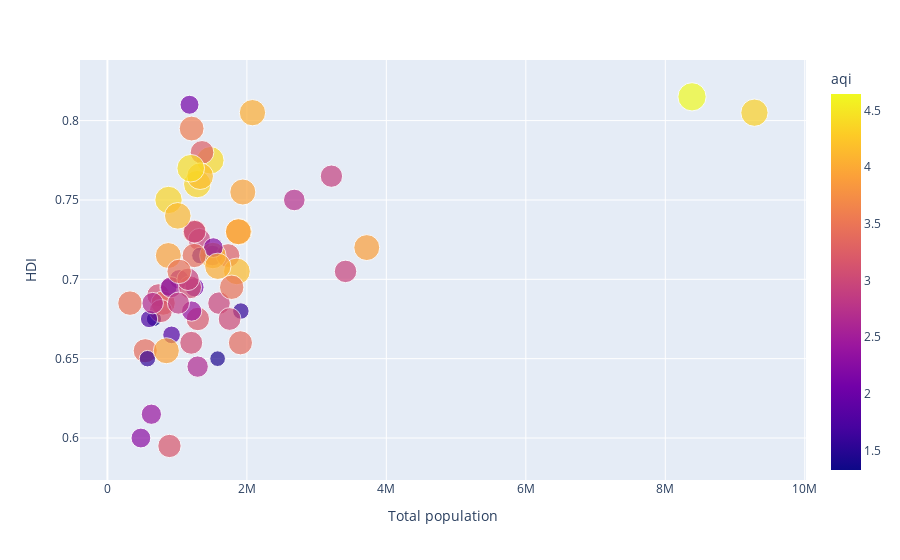

This figure's notebook cell:
### Markdown cell above
__Visualize__

### Code cell
fig = px.scatter(avg_data, x='Total population', y='HDI', size='aqi', 
                 size_max=20, color='aqi', hover_name='location')
fig.show()

### Figure 1 — Plotly figure (JSON) as saved in the notebook; plotly's stock layout.template omitted (floating-point values rounded to 4 significant figures)
{"data": [{"hovertemplate": "<b>%{hovertext}</b><br><br>Total population=%{x}<br>HDI=%{y}<br>aqi=%{marker.color}<extra></extra>", "hovertext": ["An Giang", "Ba Ria - Vung Tau", "Bac Giang", "Bac Kan", "Bac Lieu", "Bac Ninh", "Ben Tre", "Binh Dinh", "Binh Duong", "Binh Phuoc", "Binh Thuan", "Ca Mau", "Can Tho", "Cao Bang", "Da Nang", "Dak Lak", "Dak Nong", "Dien Bien", "Dong Nai", "Dong Thap", "Gia Lai", "Ha Giang", "Ha Nam", "Ha Noi", "Ha Tinh", "Hai Duong", "Hai Phong", "Hau Giang", "Hoa Binh", "Hung Yen", "Khanh Hoa", "Kien Giang", "Kon Tum", "Lai Chau", "Lam Dong", "Lang Son", "Lao Cai", "Long An", "Nam Dinh", "Nghe An", "Ninh Binh", "Ninh Thuan", "Phu Tho", "Phu Yen", "Quang Binh", "Quang Nam", "Quang Ngai", "Quang Ninh", "Quang Tri", "Soc Trang", "Son La", "TP. Ho Chi Minh", "Tay Ninh", "Thai Binh", "Thai Nguyen", "Thanh Hoa", "Thua Thien - Hue", "Tien Giang", "Tra Vinh", "Tuyen Quang", "Vinh Long", "Vinh Phuc", "Yen Bai"], "legendgroup": "", "marker": {"color": [3.389, 2.098, 4.096, 3.489, 1.816, 4.396, 3.191, 2.452, 2.72, 2.212, 2.122, 2.39, 3.339, 3.401, 3.589, 1.581, 1.328, 2.387, 2.902, 2.964, 1.429, 3.159, 4.363, 4.646, 2.957, 3.945, 4.029, 3.069, 3.923, 4.363, 2.993, 3.018, 1.57, 2.284, 1.606, 3.409, 3.124, 3.273, 4.15, 2.942, 4.12, 1.736, 4.098, 1.761, 2.598, 2.251, 3.435, 3.255, 2.688, 3.069, 2.652, 4.327, 3.067, 3.908, 4.154, 3.912, 2.926, 3.471, 2.846, 4.03, 3.478, 4.429, 3.938], "coloraxis": "coloraxis", "size": [3.389, 2.098, 4.096, 3.489, 1.816, 4.396, 3.191, 2.452, 2.72, 2.212, 2.122, 2.39, 3.339, 3.401, 3.589, 1.581, 1.328, 2.387, 2.902, 2.964, 1.429, 3.159, 4.363, 4.646, 2.957, 3.945, 4.029, 3.069, 3.923, 4.363, 2.993, 3.018, 1.57, 2.284, 1.606, 3.409, 3.124, 3.273, 4.15, 2.942, 4.12, 1.736, 4.098, 1.761, 2.598, 2.251, 3.435, 3.255, 2.688, 3.069, 2.652, 4.327, 3.067, 3.908, 4.154, 3.912, 2.926, 3.471, 2.846, 4.03, 3.478, 4.429, 3.938], "sizemode": "area", "sizeref": 0.01161, "symbol": "circle"}, "mode": "markers", "name": "", "orientation": "v", "showlegend": false, "type": "scatter", "x": [1908000.0, 1177000.0, 1883000.0, 324000.0, 920200.0, 1476000.0, 1297000.0, 1506000.0, 2680000.0, 1029000.0, 1249000.0, 1208000.0, 1250000.0, 542600.0, 1208000.0, 1914000.0, 667500.0, 630500.0, 3212000.0, 1601000.0, 1580000.0, 889900.0, 876600.0, 8383000.0, 1319000.0, 1942000.0, 2080000.0, 729700.0, 873600.0, 1288000.0, 1251000.0, 1752000.0, 574300.0, 480300.0, 1327000.0, 799500.0, 766200.0, 1730000.0, 1857000.0, 3415000.0, 1009000.0, 597400.0, 1512000.0, 876100.0, 912300.0, 1519000.0, 1245000.0, 1357000.0, 649400.0, 1202000.0, 1294000.0, 9278000.0, 1185000.0, 1877000.0, 1330000.0, 3719000.0, 1157000.0, 1782000.0, 1019000.0, 1583632, 1029000.0, 1195000.0, 845000.0], "xaxis": "x", "y": [0.66, 0.81, 0.73, 0.685, 0.665, 0.775, 0.675, 0.715, 0.75, 0.7, 0.695, 0.68, 0.73, 0.655, 0.795, 0.68, 0.675, 0.615, 0.765, 0.685, 0.65, 0.595, 0.75, 0.815, 0.725, 0.755, 0.805, 0.69, 0.715, 0.76, 0.73, 0.675, 0.65, 0.6, 0.715, 0.685, 0.68, 0.715, 0.705, 0.705, 0.74, 0.675, 0.715, 0.695, 0.695, 0.72, 0.715, 0.78, 0.685, 0.66, 0.645, 0.805, 0.695, 0.73, 0.765, 0.72, 0.7, 0.695, 0.685, 0.7082, 0.705, 0.77, 0.655], "yaxis": "y"}], "layout": {"coloraxis": {"colorbar": {"title": {"text": "aqi"}}, "colorscale": [[0, "#0d0887"], [0.1111, "#46039f"], [0.2222, "#7201a8"], [0.3333, "#9c179e"], [0.4444, "#bd3786"], [0.5556, "#d8576b"], [0.6667, "#ed7953"], [0.7778, "#fb9f3a"], [0.8889, "#fdca26"], [1, "#f0f921"]]}, "legend": {"itemsizing": "constant", "tracegroupgap": 0}, "margin": {"t": 60}, "xaxis": {"anchor": "y", "domain": [0, 1], "title": {"text": "Total population"}}, "yaxis": {"anchor": "x", "domain": [0, 1], "title": {"text": "HDI"}}}}
